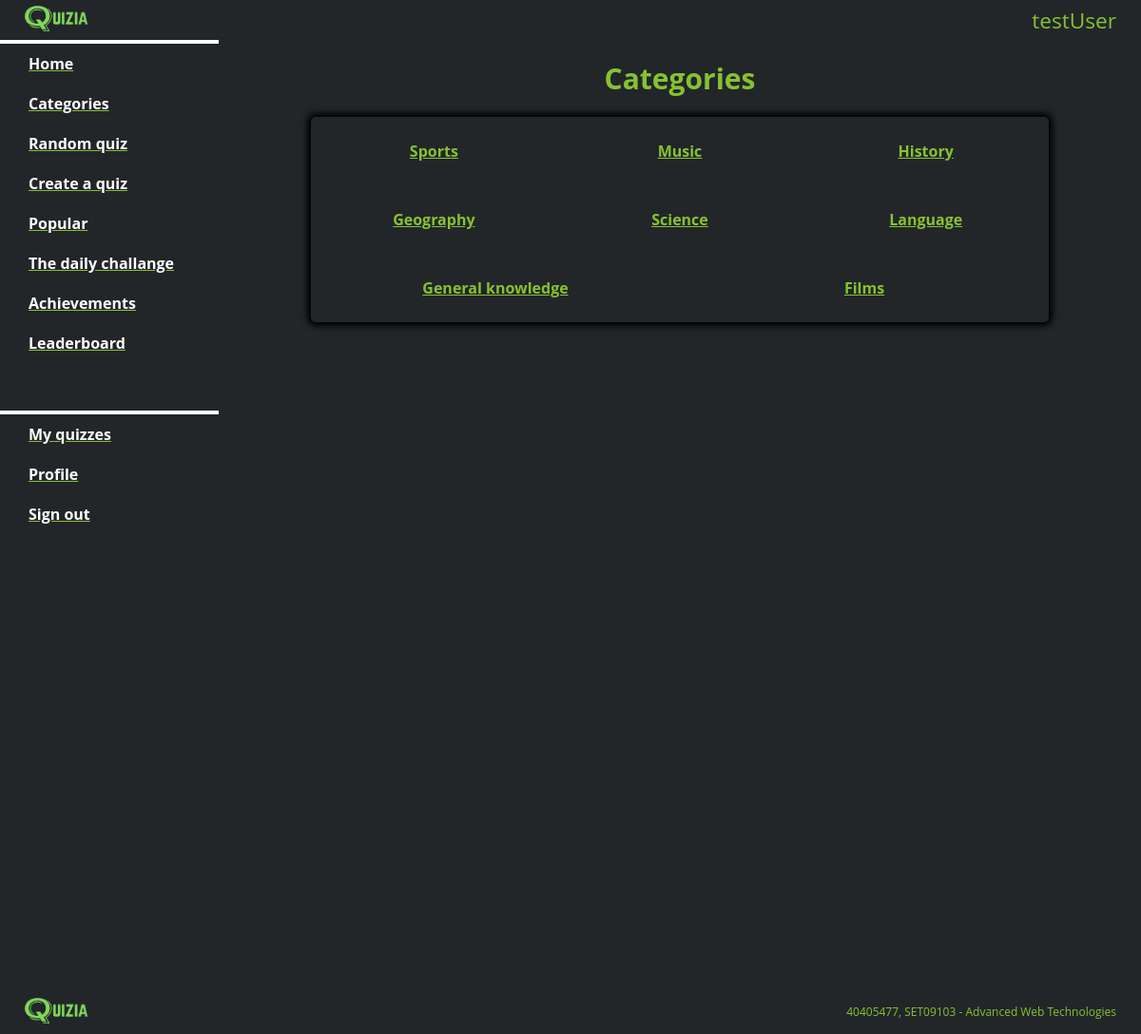
/categories (signed in), run on the app's committed database.
### app.py (models this page shows)
class User(UserMixin, db.Model):
    id = db.Column(db.Integer, primary_key=True)
    username = db.Column(db.String(15), unique=True)
    email = db.Column(db.String(50), unique=True)
    password = db.Column(db.String(80))
    played_quizzes = db.Column(db.Integer)
    profile_pic = db.Column(db.Text())
    introduction = db.Column(db.String(300))
    reg_date = db.Column(db.Date)
    challenge_score = db.Column(db.Integer)

### tables this page shows
CREATE TABLE categories (
    category_id   INTEGER   PRIMARY KEY,
    category_name TEXT (50) 
);

### app.py (the view)
@app.route('/categories')
@login_required
def categories():
    db = get_db()
    categories = []
    sql = "SELECT category_name FROM categories"
    for category in db.cursor().execute(sql):
        categories.append(category[0])
    return render_template('categories.html', categories=categories, name=current_user.username)

### app.py (called while the page is built)
def get_db():
    db = getattr(g, 'db', None)
    if db is None:
        db = sqlite3.connect(db_location)
        g.db = db
    return db

@login_manager.user_loader
def load_user(user_id):
    return User.query.get(int(user_id))

### templates/categories.html (shortened to what this page needs)
{% extends "layout.html" %}
{% block content %}
    <h3 class="centeredHeader">Categories</h3>
    <div id="categories" name="categories" class="categories">
        {% for category in categories %}
            <a href="/categories/{{ category }}/1">{{ category }}</a>
        {% endfor %}
    </div>
{% endblock %}

### templates/headerTemplate.html
<header class="header" id="header">
    <div class="headerLeft">
        <img height="27" src="/static/logo/logoQuizia.png" alt="logo">
    </div>
    <div class="headerRight">
        {{ name }}
    </div>
</header>

### static/style.css (style rules this page uses)
html, body { min-height: 100%; height: 100%; width: 100%; }
body { background-color: #222629; margin: 0; padding: 0; font-family: 'Open Sans', sans-serif; color: #86C232; }
.header { top: 0; font-size: 17pt; padding-top: 6px; padding-bottom: 6px; margin-top: 0px; overflow: hidden; height: 30px; }
.headerLeft { padding-left: 26px; margin: 0px; float:left; }
.headerRight { padding-right: 26px; margin: 0px; float: right; }
.centeredHeader { color: #86C232; text-align: center; font-size: 30px; margin: 0px; padding: 20px; }
a { color: #86C232; }
.categories { border-radius: 5px; box-shadow: 0 0 6px 4px black; margin: auto; width: 80%; display: flex; flex-wrap: wrap; }
.categories a { padding: auto; flex-grow: 1; width: 30%; padding-top: 20px; margin: 5px; font-weight: bold; font-size: 16px; padding-bottom: 20px; text-align: center; align-items: center; }

### data on the page
User: username "testUser"
categories: category_name "Sports"
categories: category_name "Music"
categories: category_name "History"
categories: category_name "Geography"
categories: category_name "Science"
categories: category_name "Language"
categories: category_name "General knowledge"
categories: category_name "Films"
